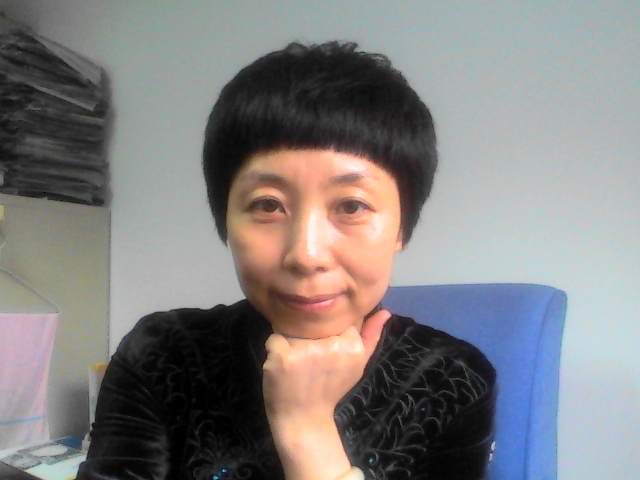
#> input picture Chap9-FaceRecognition/2.jpg, 640 x 480 px
$ python LBP_cascade_test.py
#> lines starting #> are read from the running program, lines starting #| are printed output that depends on the picture
# -*-coding:utf-8-*-
#__Author__=Youzhi Gu
#Learn Python at Zhejiang University

from numpy import *
import cv2


face_cascade = cv2.CascadeClassifier('lbpcascade_frontalface.xml')

img = cv2.imread('2.jpg')
#> img is the input picture: shape (480, 640, 3); mean B, G, R 127.9, 127.5, 129.6
gray = cv2.cvtColor(img,cv2.COLOR_BGR2GRAY)
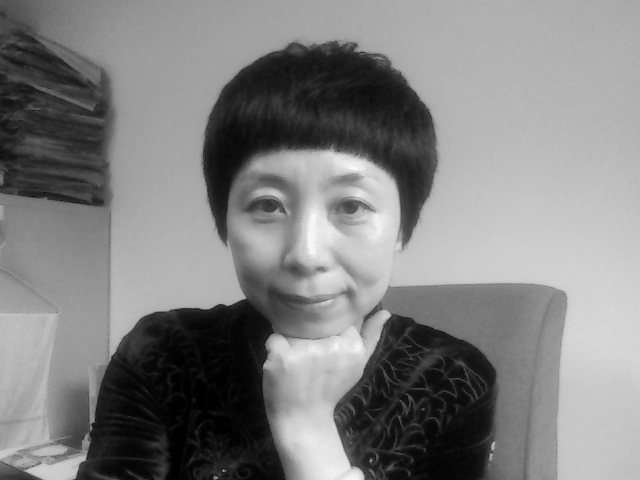
#> gray: shape (480, 640); min 0, max 248, mean 128.2

faces = face_cascade.detectMultiScale(gray, 1.2, 3)
#> faces = [[196, 123, 227, 227]]
for (x,y,w,h) in faces:
    img2 = cv2.rectangle(img,(x,y),(x+w,y+h),(255,255,255),4)
    roi_gray = gray[y:y+h,x:x+w]
    roi_color = img[y:y+h,x:x+w]
#> this loop made 1 pass
#> pass 1, `roi_gray = gray[y:y+h,x:x+w]`:
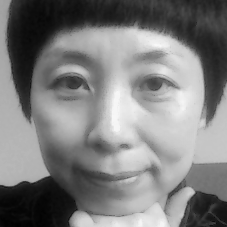
#> roi_gray: shape (227, 227); min 1, max 248, mean 125.5
#> pass 1, `roi_color = img[y:y+h,x:x+w]`:
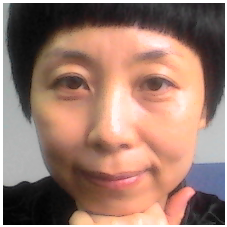
#> roi_color: shape (227, 227, 3); mean B, G, R 110.4, 123.8, 157.1

cv2.imshow('img', img)
cv2.waitKey(0)
cv2.destroyAllWindows()
cv2.imwrite('LBP_2_head.jpg',img)

$ run again, with Chap9-FaceRecognition/1.jpg copied over Chap9-FaceRecognition/2.jpg
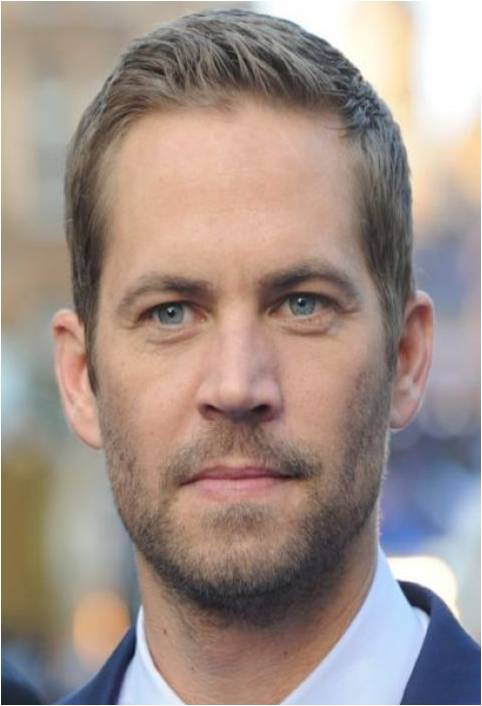
#> input picture Chap9-FaceRecognition/1.jpg, 482 x 706 px
#> img is the input picture: shape (706, 482, 3); mean B, G, R 136.4, 143.8, 160
#> `gray = cv2.cvtColor(img,cv2.COLOR_BGR2GRAY)`:
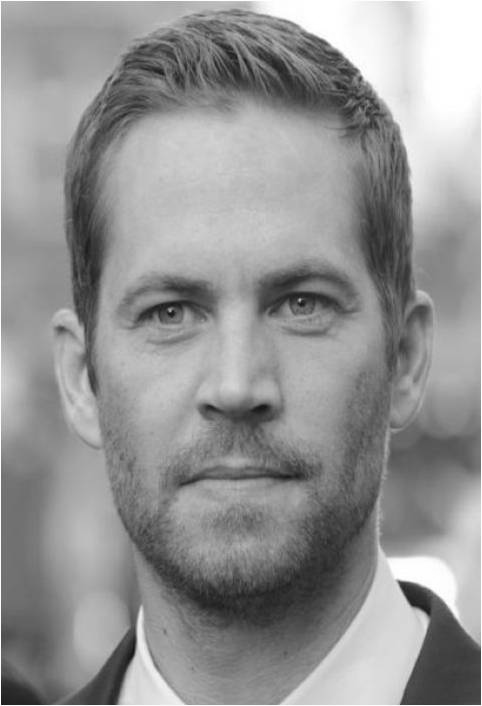
#> gray: shape (706, 482); min 13, max 255, mean 147.8
#> faces = [[50, 166, 369, 369]]
#> the loop `for (x,y,w,h) in faces:` made 1 pass
#> pass 1, `roi_color = img[y:y+h,x:x+w]`:
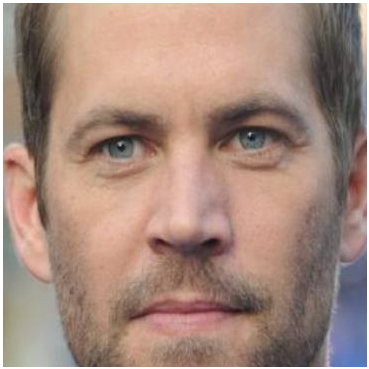
#> roi_color: shape (369, 369, 3); mean B, G, R 125.3, 137.6, 165.5
